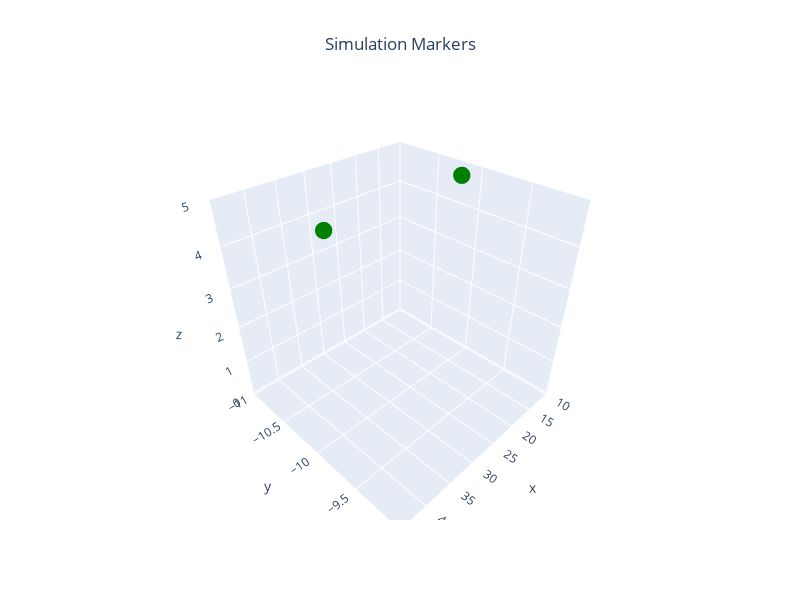

This figure's notebook cell:
### Markdown cell above
# Create Plans

### Code cell
offsets = [(40, -10, 0, 0),(15, -10, 0, 0)]#
n_uavs = len(offsets)


homes=np.array([offset[:3] for offset in offsets])

global_paths=[np.array([[40, -10, 5],[15, -10, 5]]),np.array([[15, -10, 5],[40, -10, 5]])]
local_paths=[global2local(path, home,pairwise=True) for path,home in zip(global_paths,homes)]
plans=[make_plan_from_wps(wps=path,alt=5,wp_margin=0.5,navegation_speed=10) for path in local_paths]
markers = {f'waypoints': {'pos':global_paths[0],'color':'Green'}}


plot_3d_interactive(markers,title='Simulation Markers',expand=[0.2,0.2,0.6],ground=-0.05)



if simulator == 'QGroundControl':
    home_position=(-35.3633245,149.1652241,0,0)
    spawns=find_spawns(home_position, offsets)

### Figure 1 — Plotly figure (JSON) as saved in the notebook; plotly's stock layout.template omitted (floating-point values rounded to 4 significant figures)
{"data": [{"marker": {"color": "Green", "size": 6}, "mode": "markers", "name": "waypoints", "type": "scatter3d", "x": [40, 15], "y": [-10, -10], "z": [5, 5]}], "layout": {"height": 600, "scene": {"xaxis": {"range": [10, 45], "title": {"text": "x"}}, "yaxis": {"range": [-10, -10], "title": {"text": "y"}}, "zaxis": {"range": [-0.05, 5], "title": {"text": "z"}}}, "title": {"text": "Simulation Markers", "x": 0.5, "xanchor": "center"}, "width": 800}}
